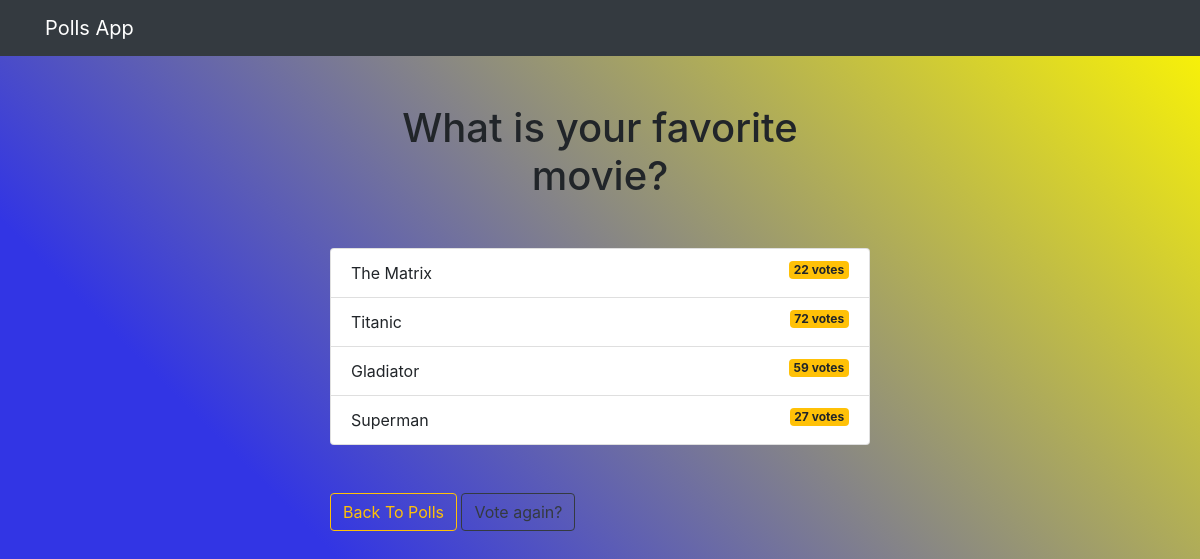
/polls1/results/, run on an earlier commit of the app's database.
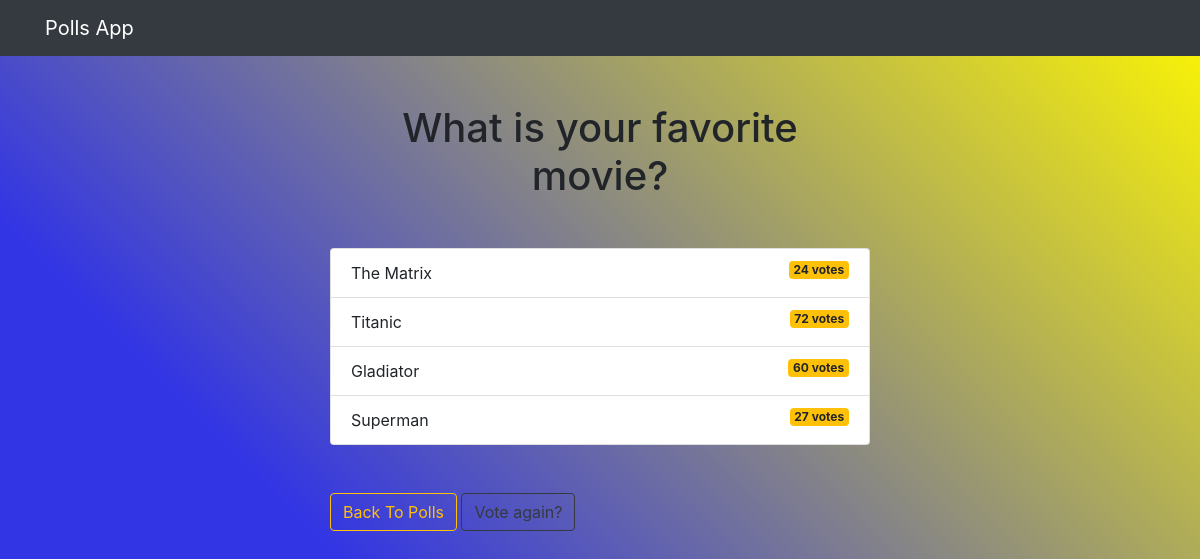
And on a later commit of the database.
### polls/models.py (models this page shows, shortened)
class Choice(models.Model):
    question = models.ForeignKey(Question, on_delete=models.CASCADE)
    choice_text = models.CharField(max_length=200)
    votes = models.IntegerField(default=0)

### polls/views.py (the view)
# urls.py: path('<int:question_id>/results/', views.results, name='results'),
def results(request, question_id):
    question = get_object_or_404(Question, pk=question_id)
    return render(request, 'polls/results.html', {'question': question})

### templates/polls/results.html
{% extends 'base.html' %}
{% block content %}
<h1 class="mb-5 text-center">{{ question.question_text }}</h1>
<ul class="list-group mb-5">
    {% for choice in question.choice_set.all %}
    <li class="list-group-item">
        {{ choice.choice_text }} <span class="badge badge-warning float-right">{{ choice.votes }}
            vote{{ choice.votes | pluralize }}</span>
    </li>
    {% endfor %}
</ul>
<a class="btn btn-outline-warning" href="{% url 'polls:index' %}">Back To Polls</a>
<a class="btn btn-outline-dark" href="{% url 'polls:detail' question.id %}">Vote again?</a>
{% endblock %}

What changed in the data, as far as the page shows it:
changed Choice "The Matrix": votes "22" → "24"
changed Choice "Gladiator": votes "59" → "60"
